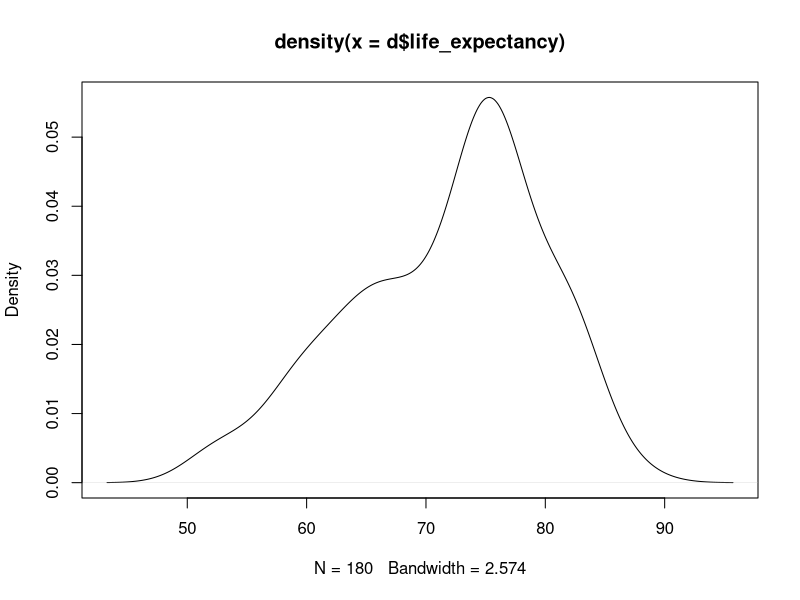
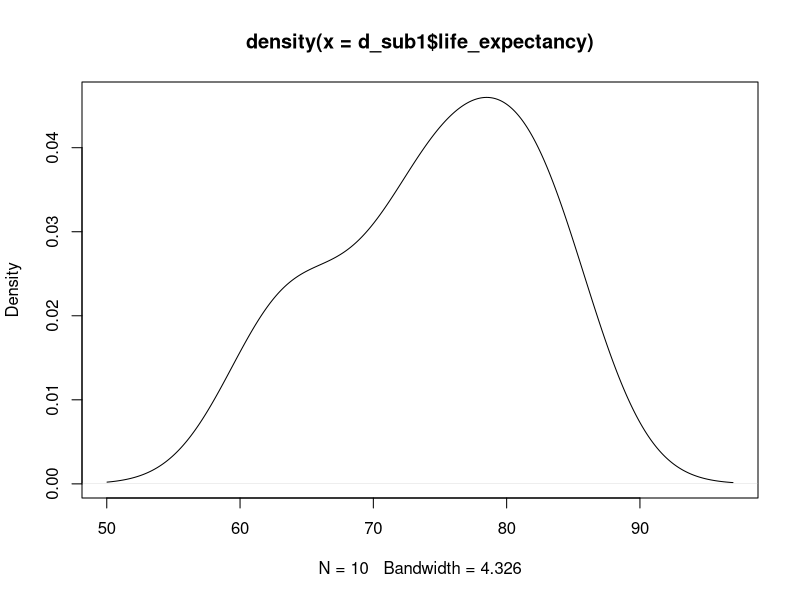
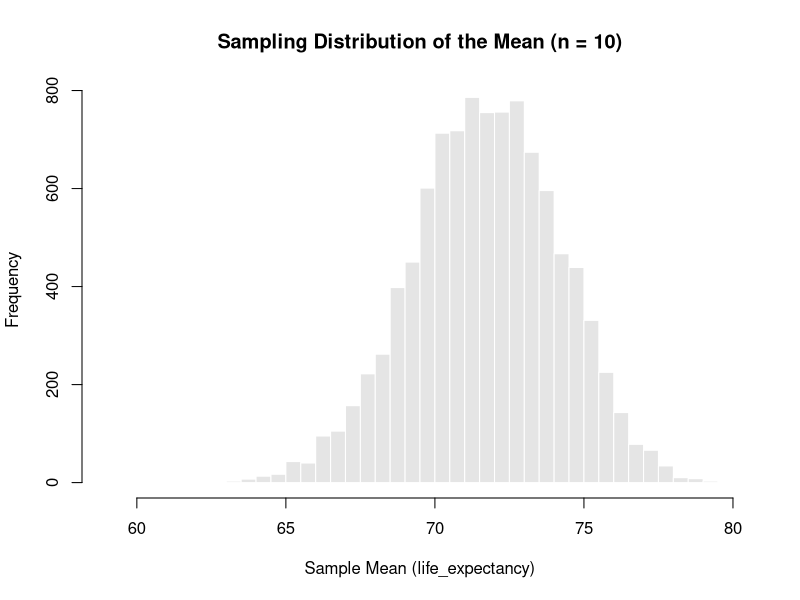

The R source for these figures, in order:
################################################################################
#    Load data
################################################################################


d <- read.csv("./resources/datasets/life_expectancy.csv", stringsAsFactors = FALSE)

# Peek at the data structure (first few rows)

head(d)

################################################################################
# Treat the full datast as the population
################################################################################

# Variable of interest: life_expectancy

# We’ll treat the entire file as the population 
#  (so the “population mean” below is the true mean for our demo).

# Basic population facts

N         <- nrow(d)                                 # population size
N

mu        <- mean(d$life_expectancy, na.rm = TRUE)   # population mean (parameter)
mu

sigma <- sd(d$life_expectancy,  na.rm = TRUE)        # population SD
sigma


# Population distribution

plot(density(d$life_expectancy))
################################################################################
# Take a single random sample
################################################################################

n <- 10             # Sample size

# Sample n indices without replacement from the population

idx_1  <- sample.int(N, n, replace = FALSE)

d_sub1 <- d[idx_1, ]
View(d_sub1)

# Sample distribution

plot(density(d_sub1$life_expectancy))


# The sample mean from this one study

xbar_1 <- mean(d_sub1$life_expectancy, na.rm = TRUE)

xbar_1


# Each time you take a new random sample, the sample mean will wiggle around
# the true population mean.

# A second independent sample of size n

idx_2  <- sample.int(N, n, replace = FALSE)
d_sub2 <- d[idx_2, ]
xbar_2 <- mean(d_sub2$life_expectancy, na.rm = TRUE)

xbar_2

################################################################################
# Build the sampling distribution of the mean by repetition
################################################################################

# Now repeat the “sample-and-compute-mean” process R times.

# This approximates the sampling distribution of the sample mean (x̄) for n = 10.


N <- 180  # Population size

n <- 10   # Sample Size

R <- 10000  # number of repeated samples

sample_means <- replicate(R,
                          {
                            idx   <- sample.int(N, n, replace = FALSE)
                            d_sub <- d[idx, ]
                            mean(d_sub$life_expectancy, na.rm = TRUE)
                            }
                          )

hist(sample_means,
     breaks = 30,
     main = "Sampling Distribution of the Mean (n = 10)",
     xlab  = "Sample Mean (life_expectancy)",
     col   = "gray90", border = "white")



psych::describe(sample_means)
